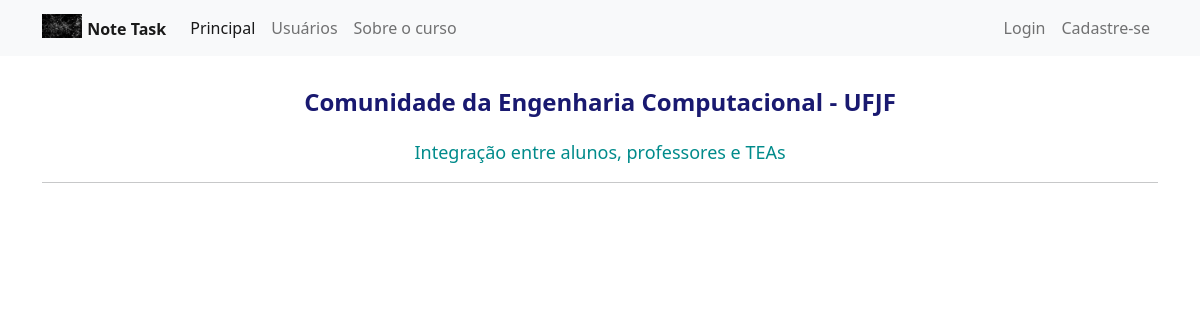
The app's page /, older data.
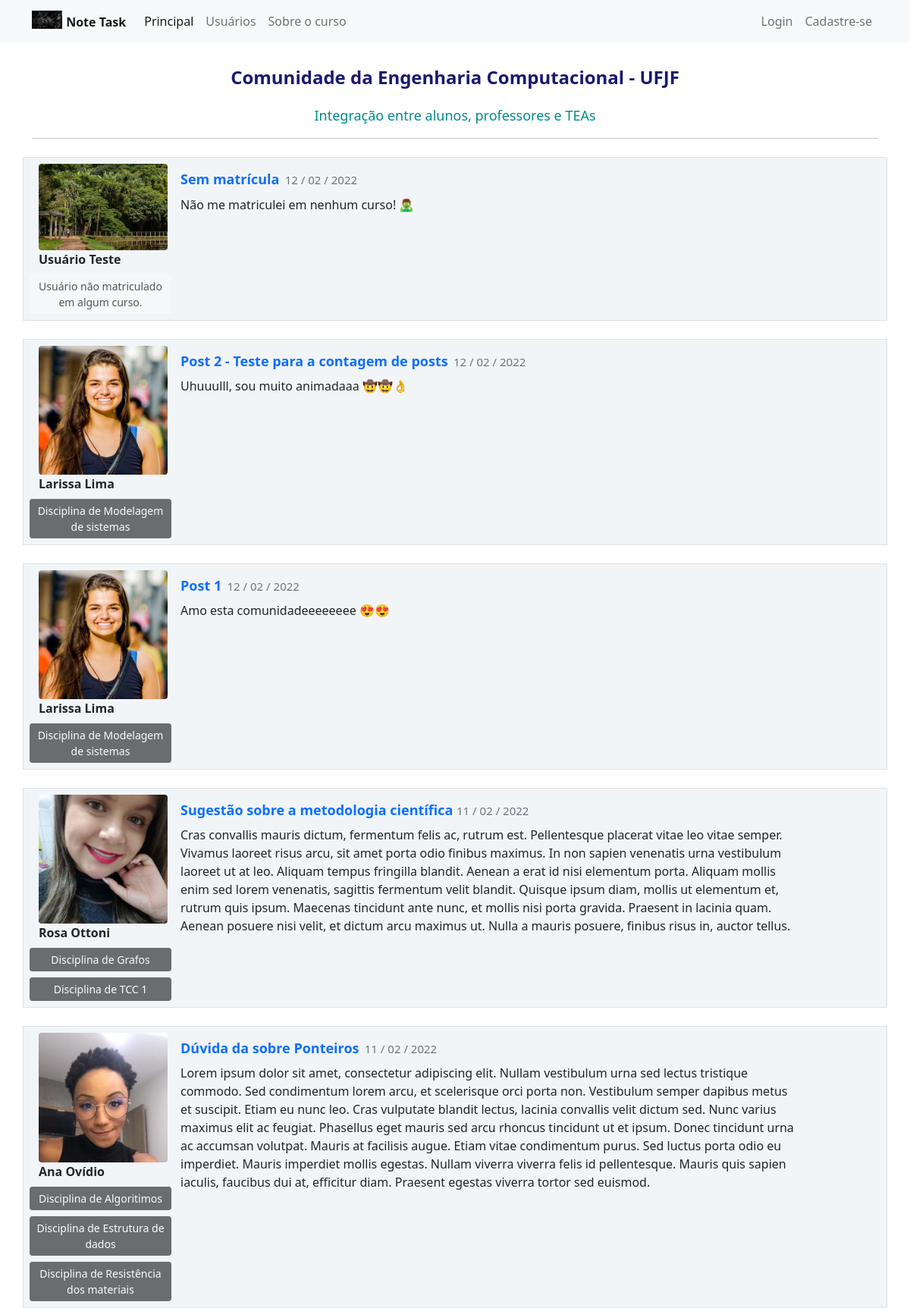
The same page, newer data.
### general_system/models.py (models this page shows, shortened)
class Post(data_base.Model):
    id = data_base.Column(data_base.Integer, primary_key=True)
    title = data_base.Column(data_base.String, nullable=False)
    bory_text = data_base.Column(data_base.Text, nullable=False)
    date_create = data_base.Column(data_base.DateTime, nullable=False, default=datetime.utcnow)
    id_user = data_base.Column(data_base.Integer, data_base.ForeignKey('usuario.id'), nullable=False)

class Usuario(data_base.Model, UserMixin):
    id = data_base.Column(data_base.Integer, primary_key=True)
    username = data_base.Column(data_base.String, nullable=False)
    email = data_base.Column(data_base.String, nullable=False, unique=True)
    password = data_base.Column(data_base.String, nullable=False)
    perf_photo = data_base.Column(data_base.String, default='default.jpg')
    posts = data_base.relationship('Post', backref='autor', lazy=True)
    courses = data_base.Column(data_base.String, nullable=False, default='')

### general_system/routes.py (the view)
@app.route("/")
def home():
    posts = Post.query.order_by(Post.id.desc())
    return render_template('home.html', posts=posts)

### general_system/templates/home.html
{% extends 'base.html' %}
{% block bory %}
    <div class="container mt-3">
        <div align="center">
        <h1 style="color: midnightblue"><strong><font size="5">Comunidade da Engenharia Computacional - UFJF</font></strong></h1>
        <h2 style="color: darkcyan"><font size="4">Integração entre alunos, professores e TEAs</font></h2>
        <hr>
        </div>
        {% for post in posts %}
            <div class="row border mt-4 p-2 publications">
                <div class="col col-2">
                    <div class="image pe-3 "> <img src="{{url_for('static', filename='image_id_user/{}'.format(post.autor.perf_photo))}}" class="rounded" width="170"> </div>
                    <strong>{{ post.autor.username }}</strong>
                    <div class="row justify-content-center">
                        {% if 'Não Informado' in post.autor.courses or post.autor.courses == '' %}
                            <button type="button" class="btn btn-sm btn-light mt-2" disabled>Usuário não matriculado em algum curso.</button>
                        {% else %}
                            {% for course in post.autor.courses.split(';') %}
                                 <button type="button" class="btn btn-sm btn-dark mt-2" disabled>{{ course }}</button>
                            {% endfor %}
                        {% endif %}
                    </div>
                </div>
                <div class="col col-9">
                    <a style="text-decoration: none" href="{{ url_for('expose_post', post_id=post.id) }}">
                        <h3>
                            <strong> <font size="4">{{ post.title }}</font></strong>
                            <small class="text-muted" style="font-size: 15px">
                            {{ post.date_create.strftime('%d / %m / %Y')}}
                            </small>
                        </h3>
                    </a>
                    <p>{{ post.bory_text }}</p>
                </div>
            </div>
        {% endfor %}
    </div>
{% endblock %}

### general_system/templates/base.html (shortened to what this page needs)
<!DOCTYPE html>
<html lang="pt-br">
<head>
    <link href="https://cdn.jsdelivr.net/npm/bootstrap@5.1.3/dist/css/bootstrap.min.css" rel="stylesheet">
    <link rel="stylesheet" type="text/css" href="{{ url_for('static', filename='main.css') }}">
</head>
<body>
    {% include 'navbar.html' %}
    {% block bory %}
    {% endblock %}
</body>
</html>

### general_system/templates/navbar.html (shortened to what this page needs)
<nav class="navbar navbar-expand-lg navbar-light bg-light" xmlns="http://www.w3.org/1999/html">
  <div class="container-fluid container">
    <a class="navbar-brand" href="#">
      <img src="{{ url_for('static', filename='image_navbar/network.jpg') }}" alt="" width="40" height="24" class="d-inline-block align-text-top">
      <strong><font size="3">Note Task </font></strong>
    </a>
    <div class="collapse navbar-collapse" id="navbarSupportedContent">
      <ul class="navbar-nav me-auto mb-2 mb-lg-0">
        <li class="nav-item">
          <a class="nav-link active" aria-current="page" href="{{url_for('home')}}">Principal</a>
        </li>
        <li class="nav-item">
          <a class="nav-link" href="{{url_for('users')}}">Usuários</a>
        </li>
        <li class="nav-item">
          <a class="nav-link" href="{{url_for('contacts')}}">Sobre o curso</a>
        </li>
      </ul>
      <ul class="d-flex navbar-nav">
        {% if current_user.is_authenticated %}
            <li class="nav-item">
              <a class="nav-link" href="{{ url_for('create_post') }}">Criar Posts</a>
            </li>
            <li class="nav-item">
              <a class="nav-link" href="{{ url_for('my_profile') }}">Meu Perfil</a>
            </li>
            <li class="nav-item">
              <a class="nav-link" href="{{ url_for('logout') }}">Sair</a>
            </li>
        {%else%}
          <li class="nav-item">
            <a class="nav-link" href="{{url_for('register_login')}}">Login</a>
          </li>
          <li class="nav-item">
            <a class="nav-link" href="{{url_for('register_login')}}">Cadastre-se</a>
          </li>
        {%endif%}
      </ul>
    </div>
  </div>
</nav>

### general_system/static/main.css (style rules this page uses)
.publications { background: #f2f5f8 !important; }

Row changes from the older to the newer data that the page shows:
added Post: perf_photo (picture), autor.username "Usuário Teste", shows "Usuário não matriculado em algum curso.", title "Sem matrícula", date_create "12 / 02 / 2022", bory_text "Não me matriculei em nenhum curso! 🧟‍♂️"
added Post: perf_photo (picture), autor.username "Larissa Lima", title "Post 2 - Teste para a contagem de posts", date_create "12 / 02 / 2022", bory_text "Uhuuulll, sou muito animadaaa 🤠🤠👌"
now on this page (row edited): Usuario: courses "Disciplina de Modelagem de sistemas"
added Post: perf_photo (picture), autor.username "Larissa Lima", title "Post 1", date_create "12 / 02 / 2022", bory_text "Amo esta comunidadeeeeeeee 😍😍"
added Post: perf_photo (picture), autor.username "Rosa Ottoni", course "Disciplina de Grafos" "Disciplina de TCC 1", title "Sugestão sobre a metodologia científica", date_create "11 / 02 / 2022", bory_text "Cras convallis mauris dictum, fermentum felis ac, rutrum est. Pellentesque placerat vitae leo vitae semper. Vivamus laoreet risus arcu, sit amet porta odio finibus maximus. In non sapien venenatis urna vestibulum laoreet ut at leo. Aliquam tempus fringilla blandit. Aenean a erat id nisi elementum porta. Aliquam mollis enim sed lorem venenatis, sagittis fermentum velit blandit. Quisque ipsum diam, mollis ut elementum et, rutrum quis ipsum. Maecenas tincidunt ante nunc, et mollis nisi porta gravida. Praesent in lacinia quam. Aenean posuere nisi velit, et dictum arcu maximus ut. Nulla a mauris posuere, finibus risus in, auctor tellus."
added Post: perf_photo (picture), autor.username "Ana Ovídio", course "Disciplina de Algoritimos" "Disciplina de Estrutura de dados" "Disciplina de Resistência dos materiais", title "Dúvida da sobre Ponteiros", date_create "11 / 02 / 2022", bory_text "Lorem ipsum dolor sit amet, consectetur adipiscing elit. Nullam vestibulum urna sed lectus tristique commodo. Sed condimentum lorem arcu, et scelerisque orci porta non. Vestibulum semper dapibus metus et suscipit. Etiam eu nunc leo. Cras vulputate blandit lectus, lacinia convallis velit dictum sed. Nunc varius maximus elit ac feugiat. Phasellus eget mauris sed arcu rhoncus tincidunt ut et ipsum. Donec tincidunt urna ac accumsan volutpat. Mauris at facilisis augue. Etiam vitae condimentum purus. Sed luctus porta odio eu imperdiet. Mauris imperdiet mollis egestas. Nullam viverra viverra felis id pellentesque. Mauris quis sapien iaculis, faucibus dui at, efficitur diam. Praesent egestas…"
